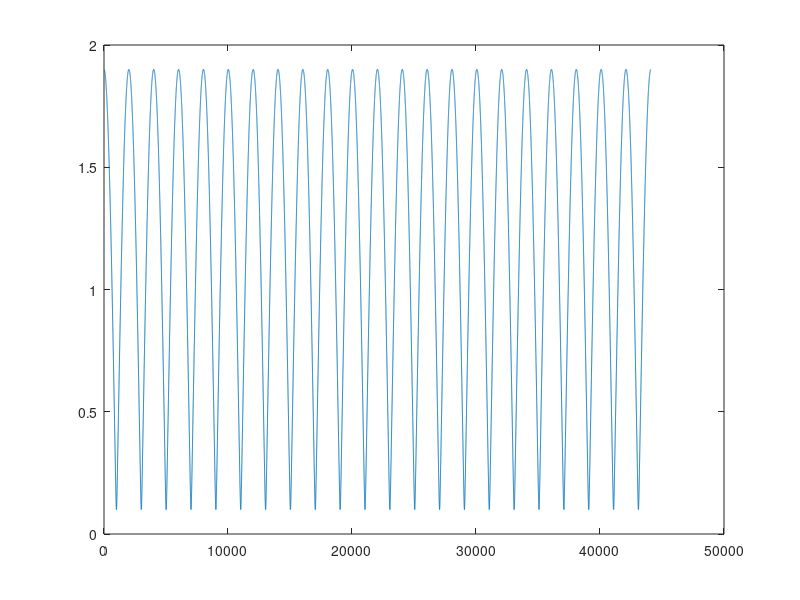

This chart was generated by the following MATLAB code:
fs = 44100;
dur = 1;
nsamp = fs*dur;

fmin = 20;                  % min frequency, Hz
Mmax = floor(fs/fmin);      % max delay, samples
dline = zeros(Mmax, 1);     % delay line buffer

f0 = 1000;                  % freq. of first notch, Hz 
M = floor(fs/f0/2);         % delay, samples
g = .9;                     % depth coefficient, 0-1

x = [1; zeros(nsamp-1, 1)]; % input vector
y = zeros(nsamp, 1);        % output vector
iptr = 1;                   % in/write pointer
optr = 1;                   % out/read pointer

for n=1:nsamp
  % set out ptr in relation to in ptr
  optr = iptr-M;
  if (optr < 1) optr = optr + Mmax; end;
  
  % write to delay line
  dline(iptr) = x(n);
  
  % read from delay line and multiply by depth coefficient
  y(n) = x(n) + g*dline(optr);
  
  % increment pointer
  iptr = iptr+1;
  if (iptr > Mmax) iptr = iptr - Mmax; end;
end

% compare to Matlab's filter
B = [1; zeros(M-1, 1); g];
A = 1;
y2 = filter(B, A, x);  

plot(abs(fft(y2)));
%plot(abs(fft(y)))